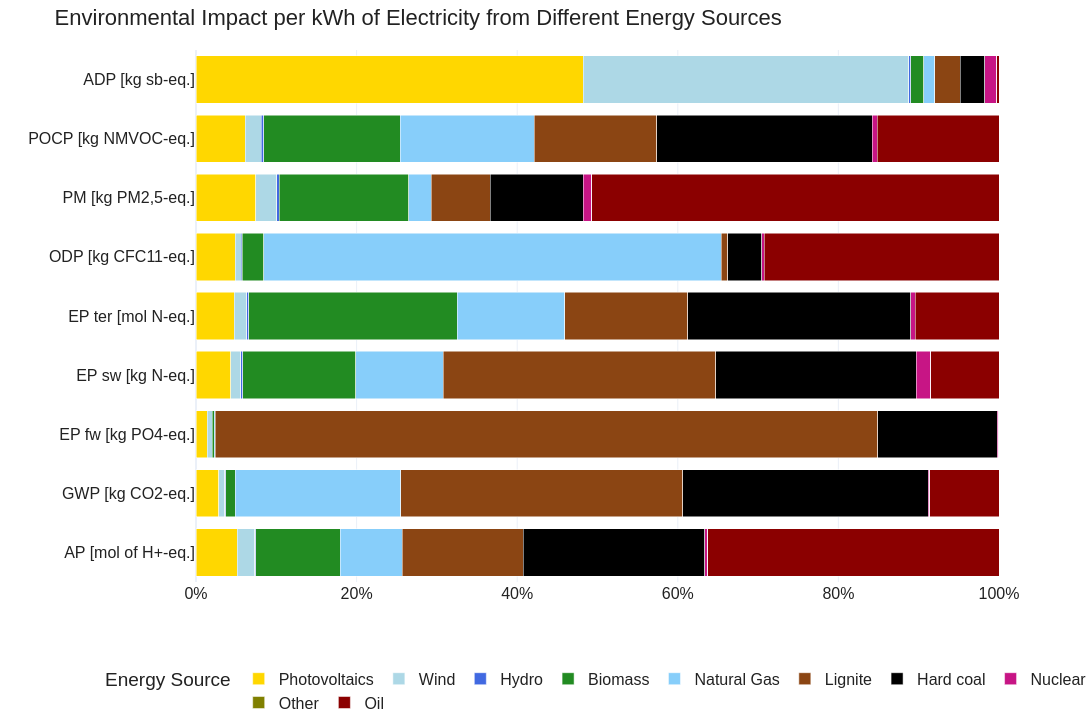

Write notebook code for a chart like this one.
### Code cell
# Figure 3: Environmental impact per 1 kWh of electricity from different energy sources across multiple impact categories
# Excel: teams:LCA_Results+RawData.xlsx (1kWh LCA)

fig3_df = sheets_dict["Figure 3"]
fig3_df =fig3_df.rename(columns={fig3_df.columns[0]: "Impact",fig3_df.columns[1]: "Unit"})
energy_sources = fig3_df.columns[2:]  # all the energy source columns

# Melt to long-form for Plotly
df_melt = fig3_df.melt(
    id_vars=["Impact", "Unit"],
    value_vars=energy_sources,
    var_name="Source",
    value_name="Value"
)
# Compute group sums per indicator
sums = df_melt.groupby("Impact")["Value"].transform("sum")
df_melt["Share"] = df_melt["Value"] / sums

# Add label to show the unit as well
df_melt["ImpactLabel"] = df_melt["Impact"] + " [" + df_melt["Unit"] + "]"

print(df_melt.head())

unique_cats = df_melt["Source"].unique()

fig = px.bar(
    df_melt,
    x="Share",
    y="ImpactLabel",
    color="Source",
    orientation="h",
    color_discrete_sequence=get_color_sequence(unique_cats),
    hover_data=["Unit"],
    labels={
        "Share": "",
        "ImpactLabel": "",
        "Source": "Energy Source"
    },
    title="Environmental Impact per kWh of Electricity from Different Energy Sources",
)

fig.update_layout(
    barmode="stack",
    xaxis_tickformat=".0%",
    xaxis=dict(
        range=[0, 1.0],
        tickformat=".0%"
    )
)

# Apply your styling defaults (legend below, font, etc.)
fig = apply_fig_defaults(fig)

fig.show()
export_fig(fig, "Figure_3_environmental_impact_per_kWh.pdf")

### Figure 1 — Plotly figure (JSON) as saved in the notebook; plotly's stock layout.template omitted (floating-point values rounded to 4 significant figures)
{"data": [{"customdata": [["mol of H+-eq."], ["kg CO2-eq."], ["kg PO4-eq."], ["kg N-eq."], ["mol N-eq."], ["kg CFC11-eq."], ["kg PM2,5-eq."], ["kg NMVOC-eq."], ["kg sb-eq."]], "hovertemplate": "Energy Source=Photovoltaics<br>=%{y}<br>Unit=%{customdata[0]}<extra></extra>", "legendgroup": "Photovoltaics", "marker": {"color": "gold", "pattern": {"shape": ""}}, "name": "Photovoltaics", "orientation": "h", "showlegend": true, "textposition": "auto", "type": "bar", "x": [0.05116, 0.02838, 0.01396, 0.04297, 0.0476, 0.04893, 0.07468, 0.06134, 0.4824], "xaxis": "x", "y": ["AP [mol of H+-eq.]", "GWP [kg CO2-eq.]", "EP fw [kg PO4-eq.]", "EP sw [kg N-eq.]", "EP ter [mol N-eq.]", "ODP [kg CFC11-eq.]", "PM [kg PM2,5-eq.]", "POCP [kg NMVOC-eq.]", "ADP [kg sb-eq.]"], "yaxis": "y"}, {"customdata": [["mol of H+-eq."], ["kg CO2-eq."], ["kg PO4-eq."], ["kg N-eq."], ["mol N-eq."], ["kg CFC11-eq."], ["kg PM2,5-eq."], ["kg NMVOC-eq."], ["kg sb-eq."]], "hovertemplate": "Energy Source=Wind<br>=%{y}<br>Unit=%{customdata[0]}<extra></extra>", "legendgroup": "Wind", "marker": {"color": "lightblue", "pattern": {"shape": ""}}, "name": "Wind", "orientation": "h", "showlegend": true, "textposition": "auto", "type": "bar", "x": [0.02201, 0.007433, 0.006074, 0.01306, 0.01552, 0.007291, 0.02574, 0.02008, 0.4055], "xaxis": "x", "y": ["AP [mol of H+-eq.]", "GWP [kg CO2-eq.]", "EP fw [kg PO4-eq.]", "EP sw [kg N-eq.]", "EP ter [mol N-eq.]", "ODP [kg CFC11-eq.]", "PM [kg PM2,5-eq.]", "POCP [kg NMVOC-eq.]", "ADP [kg sb-eq.]"], "yaxis": "y"}, {"customdata": [["mol of H+-eq."], ["kg CO2-eq."], ["kg PO4-eq."], ["kg N-eq."], ["mol N-eq."], ["kg CFC11-eq."], ["kg PM2,5-eq."], ["kg NMVOC-eq."], ["kg sb-eq."]], "hovertemplate": "Energy Source=Hydro<br>=%{y}<br>Unit=%{customdata[0]}<extra></extra>", "legendgroup": "Hydro", "marker": {"color": "royalblue", "pattern": {"shape": ""}}, "name": "Hydro", "orientation": "h", "showlegend": true, "textposition": "auto", "type": "bar", "x": [0.001528, 0.001191, 0.0003025, 0.002172, 0.002604, 0.001448, 0.003412, 0.003115, 0.002192], "xaxis": "x", "y": ["AP [mol of H+-eq.]", "GWP [kg CO2-eq.]", "EP fw [kg PO4-eq.]", "EP sw [kg N-eq.]", "EP ter [mol N-eq.]", "ODP [kg CFC11-eq.]", "PM [kg PM2,5-eq.]", "POCP [kg NMVOC-eq.]", "ADP [kg sb-eq.]"], "yaxis": "y"}, {"customdata": [["mol of H+-eq."], ["kg CO2-eq."], ["kg PO4-eq."], ["kg N-eq."], ["mol N-eq."], ["kg CFC11-eq."], ["kg PM2,5-eq."], ["kg NMVOC-eq."], ["kg sb-eq."]], "hovertemplate": "Energy Source=Biomass<br>=%{y}<br>Unit=%{customdata[0]}<extra></extra>", "legendgroup": "Biomass", "marker": {"color": "forestgreen", "pattern": {"shape": ""}}, "name": "Biomass", "orientation": "h", "showlegend": true, "textposition": "auto", "type": "bar", "x": [0.1048, 0.01206, 0.002333, 0.1407, 0.2598, 0.02698, 0.1613, 0.1696, 0.01599], "xaxis": "x", "y": ["AP [mol of H+-eq.]", "GWP [kg CO2-eq.]", "EP fw [kg PO4-eq.]", "EP sw [kg N-eq.]", "EP ter [mol N-eq.]", "ODP [kg CFC11-eq.]", "PM [kg PM2,5-eq.]", "POCP [kg NMVOC-eq.]", "ADP [kg sb-eq.]"], "yaxis": "y"}, {"customdata": [["mol of H+-eq."], ["kg CO2-eq."], ["kg PO4-eq."], ["kg N-eq."], ["mol N-eq."], ["kg CFC11-eq."], ["kg PM2,5-eq."], ["kg NMVOC-eq."], ["kg sb-eq."]], "hovertemplate": "Energy Source=Natural Gas<br>=%{y}<br>Unit=%{customdata[0]}<extra></extra>", "legendgroup": "Natural Gas", "marker": {"color": "lightskyblue", "pattern": {"shape": ""}}, "name": "Natural Gas", "orientation": "h", "showlegend": true, "textposition": "auto", "type": "bar", "x": [0.0775, 0.2061, 0.001544, 0.1091, 0.1334, 0.5693, 0.02768, 0.1671, 0.01368], "xaxis": "x", "y": ["AP [mol of H+-eq.]", "GWP [kg CO2-eq.]", "EP fw [kg PO4-eq.]", "EP sw [kg N-eq.]", "EP ter [mol N-eq.]", "ODP [kg CFC11-eq.]", "PM [kg PM2,5-eq.]", "POCP [kg NMVOC-eq.]", "ADP [kg sb-eq.]"], "yaxis": "y"}, {"customdata": [["mol of H+-eq."], ["kg CO2-eq."], ["kg PO4-eq."], ["kg N-eq."], ["mol N-eq."], ["kg CFC11-eq."], ["kg PM2,5-eq."], ["kg NMVOC-eq."], ["kg sb-eq."]], "hovertemplate": "Energy Source=Lignite<br>=%{y}<br>Unit=%{customdata[0]}<extra></extra>", "legendgroup": "Lignite", "marker": {"color": "saddlebrown", "pattern": {"shape": ""}}, "name": "Lignite", "orientation": "h", "showlegend": true, "textposition": "auto", "type": "bar", "x": [0.1506, 0.3507, 0.8246, 0.3389, 0.1535, 0.008268, 0.07365, 0.1524, 0.03229], "xaxis": "x", "y": ["AP [mol of H+-eq.]", "GWP [kg CO2-eq.]", "EP fw [kg PO4-eq.]", "EP sw [kg N-eq.]", "EP ter [mol N-eq.]", "ODP [kg CFC11-eq.]", "PM [kg PM2,5-eq.]", "POCP [kg NMVOC-eq.]", "ADP [kg sb-eq.]"], "yaxis": "y"}, {"customdata": [["mol of H+-eq."], ["kg CO2-eq."], ["kg PO4-eq."], ["kg N-eq."], ["mol N-eq."], ["kg CFC11-eq."], ["kg PM2,5-eq."], ["kg NMVOC-eq."], ["kg sb-eq."]], "hovertemplate": "Energy Source=Hard coal<br>=%{y}<br>Unit=%{customdata[0]}<extra></extra>", "legendgroup": "Hard coal", "marker": {"color": "black", "pattern": {"shape": ""}}, "name": "Hard coal", "orientation": "h", "showlegend": true, "textposition": "auto", "type": "bar", "x": [0.226, 0.3059, 0.1491, 0.2502, 0.278, 0.04253, 0.1159, 0.2687, 0.03043], "xaxis": "x", "y": ["AP [mol of H+-eq.]", "GWP [kg CO2-eq.]", "EP fw [kg PO4-eq.]", "EP sw [kg N-eq.]", "EP ter [mol N-eq.]", "ODP [kg CFC11-eq.]", "PM [kg PM2,5-eq.]", "POCP [kg NMVOC-eq.]", "ADP [kg sb-eq.]"], "yaxis": "y"}, {"customdata": [["mol of H+-eq."], ["kg CO2-eq."], ["kg PO4-eq."], ["kg N-eq."], ["mol N-eq."], ["kg CFC11-eq."], ["kg PM2,5-eq."], ["kg NMVOC-eq."], ["kg sb-eq."]], "hovertemplate": "Energy Source=Nuclear<br>=%{y}<br>Unit=%{customdata[0]}<extra></extra>", "legendgroup": "Nuclear", "marker": {"color": "mediumvioletred", "pattern": {"shape": ""}}, "name": "Nuclear", "orientation": "h", "showlegend": true, "textposition": "auto", "type": "bar", "x": [0.003815, 0.001827, 0.00143, 0.01811, 0.005433, 0.002744, 0.01063, 0.005923, 0.01496], "xaxis": "x", "y": ["AP [mol of H+-eq.]", "GWP [kg CO2-eq.]", "EP fw [kg PO4-eq.]", "EP sw [kg N-eq.]", "EP ter [mol N-eq.]", "ODP [kg CFC11-eq.]", "PM [kg PM2,5-eq.]", "POCP [kg NMVOC-eq.]", "ADP [kg sb-eq.]"], "yaxis": "y"}, {"customdata": [["mol of H+-eq."], ["kg CO2-eq."], ["kg PO4-eq."], ["kg N-eq."], ["mol N-eq."], ["kg CFC11-eq."], ["kg PM2,5-eq."], ["kg NMVOC-eq."], ["kg sb-eq."]], "hovertemplate": "Energy Source=Other<br>=%{y}<br>Unit=%{customdata[0]}<extra></extra>", "legendgroup": "Other", "marker": {"color": "olive", "pattern": {"shape": ""}}, "name": "Other", "orientation": "h", "showlegend": true, "textposition": "auto", "type": "bar", "x": [0.0, 0.0, 0.0, 0.0, 0.0, 0.0, 0.0, 0.0, 0.0], "xaxis": "x", "y": ["AP [mol of H+-eq.]", "GWP [kg CO2-eq.]", "EP fw [kg PO4-eq.]", "EP sw [kg N-eq.]", "EP ter [mol N-eq.]", "ODP [kg CFC11-eq.]", "PM [kg PM2,5-eq.]", "POCP [kg NMVOC-eq.]", "ADP [kg sb-eq.]"], "yaxis": "y"}, {"customdata": [["mol of H+-eq."], ["kg CO2-eq."], ["kg PO4-eq."], ["kg N-eq."], ["mol N-eq."], ["kg CFC11-eq."], ["kg PM2,5-eq."], ["kg NMVOC-eq."], ["kg sb-eq."]], "hovertemplate": "Energy Source=Oil<br>=%{y}<br>Unit=%{customdata[0]}<extra></extra>", "legendgroup": "Oil", "marker": {"color": "darkred", "pattern": {"shape": ""}}, "name": "Oil", "orientation": "h", "showlegend": true, "textposition": "auto", "type": "bar", "x": [0.3626, 0.08637, 0.0006023, 0.08473, 0.1042, 0.2925, 0.507, 0.1518, 0.002587], "xaxis": "x", "y": ["AP [mol of H+-eq.]", "GWP [kg CO2-eq.]", "EP fw [kg PO4-eq.]", "EP sw [kg N-eq.]", "EP ter [mol N-eq.]", "ODP [kg CFC11-eq.]", "PM [kg PM2,5-eq.]", "POCP [kg NMVOC-eq.]", "ADP [kg sb-eq.]"], "yaxis": "y"}], "layout": {"barmode": "stack", "font": {"color": "#222222", "family": "Arial, sans-serif", "size": 16}, "height": 720, "legend": {"orientation": "h", "title": {"text": "Energy Source"}, "tracegroupgap": 0, "x": 0.5, "xanchor": "center", "y": -0.15, "yanchor": "top"}, "margin": {"b": 0, "l": 30, "r": 30, "t": 50}, "plot_bgcolor": "white", "showlegend": true, "title": {"text": "Environmental Impact per kWh of Electricity from Different Energy Sources"}, "width": 1200, "xaxis": {"anchor": "y", "domain": [0, 1], "range": [0, 1], "tickformat": ".0%", "title": {"text": ""}}, "yaxis": {"anchor": "x", "domain": [0, 1], "title": {"text": ""}}}}
